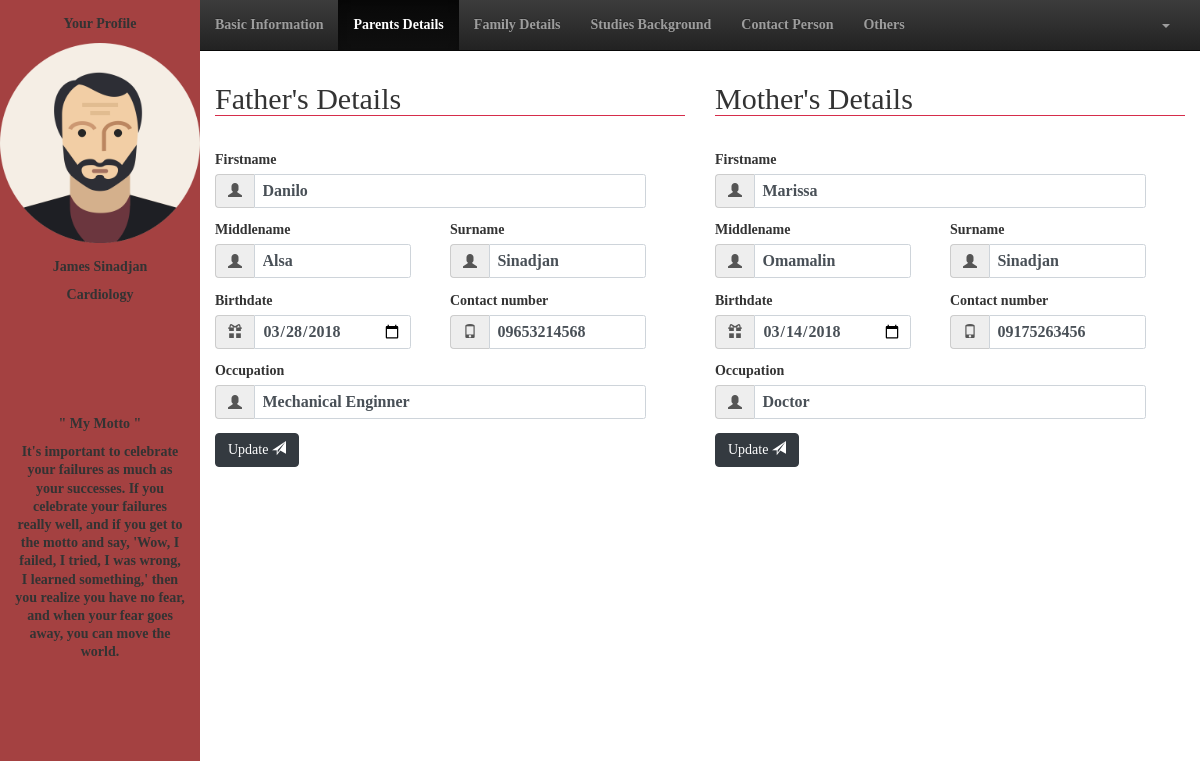
The page /user/parentsdetails.php?id=6 (signed in) on the database as committed earlier.
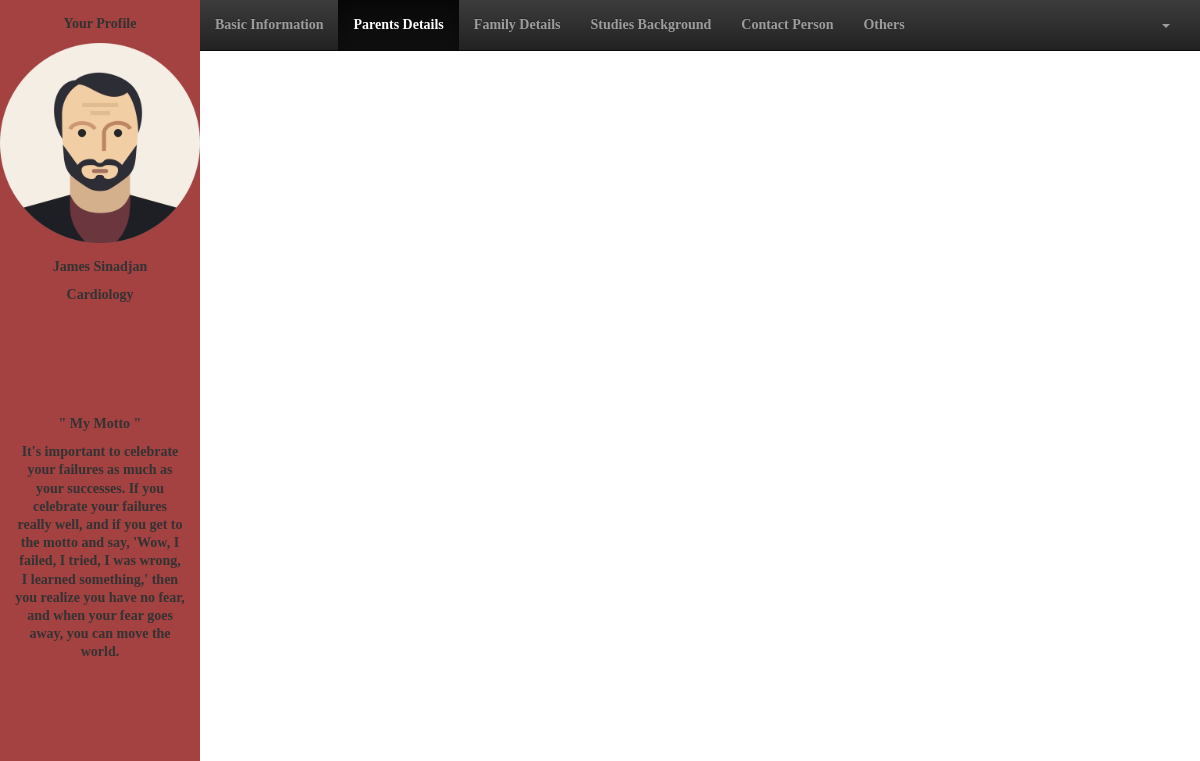
The same page on the database as committed later.
### tables this page shows
CREATE TABLE `staff` (
  `staff_id` bigint(20) NOT NULL,
  `fname` varchar(50) NOT NULL,
  `mname` varchar(50) DEFAULT NULL,
  `lname` varchar(50) NOT NULL,
  `birthdate` date NOT NULL,
  `cellnum` varchar(50) NOT NULL,
  `telnum` varchar(50) DEFAULT NULL,
  `email` varchar(50) NOT NULL,
  `status` varchar(50) NOT NULL,
  `gender` varchar(50) NOT NULL,
  `type` varchar(50) NOT NULL,
  `department` varchar(50) NOT NULL,
  `password` varchar(50) NOT NULL
);

CREATE TABLE `family_details` (
  `staff_id` bigint(20) DEFAULT NULL,
  `fathers_fname` varchar(50) DEFAULT NULL,
  `fathers_mname` varchar(50) NOT NULL,
  `fathers_lname` varchar(50) NOT NULL,
  `mothers_fname` varchar(50) DEFAULT NULL,
  `mothers_mname` varchar(50) NOT NULL,
  `mothers_lname` varchar(50) NOT NULL,
  `fathers_birthdate` date DEFAULT NULL,
  `mothers_birthdate` date DEFAULT NULL,
  `fathers_occupation` varchar(50) NOT NULL,
  `mothers_occupation` varchar(50) NOT NULL,
  `fathers_contnum` varchar(50) NOT NULL,
  `mothers_contnum` varchar(50) NOT NULL,
  `status` varchar(50) NOT NULL,
  `siblings` int(11) DEFAULT NULL,
  `spouse_fname` varchar(50) DEFAULT NULL,
  `spouse_mname` varchar(50) NOT NULL,
  `spouse_lname` varchar(50) NOT NULL,
  `spouse_birthdate` date NOT NULL,
  `spouse_contnum` varchar(50) NOT NULL,
  `spouse_occupation` varchar(50) NOT NULL,
  `numOfChildren` int(11) DEFAULT NULL
);

### user/parentsdetails.php (the view, shortened to what the changed rows need)
<!DOCTYPE html>
	<html lang="en">
	<head>
		<link rel="stylesheet" href="css/bootstrap.css">
		<link rel="stylesheet" href="css/stylesheet.css">
		<link rel="stylesheet" href="css/bootstrap-theme.css">
	</head>
	<body>
		<div class="col-2">
			<div class="row-12 sidebar">
				<div class="row-6">
					<?php
						$space = " ";
						$id = $_GET['id'];
						include_once("action/session.php");
						$query = "SELECT * FROM staff WHERE staff_id = '$id'";
						$result = mysqli_query($connect,$query);
						if(mysqli_num_rows($result) > 0){
							while($row = mysqli_fetch_assoc($result)):
					?>
					<form action="">
						<div class="row-2 container text-center">
							<p>Your Profile</p>
						</div>
						<div class="row-7 text-center">
							<img src="img/avatar.png" alt="" style="width: 200px; height: 200px;">
						</div>
						<div class="row-3 container text-center">
							<p><?php echo $row['fname'].$space.$row['lname'] ?></p>
							<p><?php echo $row['department'] ?></p>
						</div>
					</form>
					<?php endwhile;} ?>
				</div>
			</div>
		</div>
		<div class="col-10">
			<div class="row-10">
				<div class="col-6">
					<form class="row-12" action="action/update_parentsdetails.php<?php echo '?id='.$_GET['id'].''?>" method="post">
						<div class="row-6">
							<?php
								$id = $_GET['id'];
								include_once("action/session.php");
								$query = "SELECT * FROM family_details WHERE staff_id = '$id'";
								$result = mysqli_query($connect,$query);
								if(mysqli_num_rows($result) > 0){
									while($row = mysqli_fetch_assoc($result)):
							?>
							<div class="container form-group">
								<legend><h2>Father's Details</h2></legend>
							</div>
							<div class="container row-2 form-group" style="margin-bottom: 15px;">
								<div class=" col-11">
									<label for="">Firstname</label>
									<div class="input-group">
										<span class="input-group-addon"><i class="glyphicon glyphicon-user"></i></span>
										<input class="form-control" type="text" required placeholder="firstname" name="fname" value="<?php echo $row['fathers_fname'] ?>">
									</div>
								</div>
							</div>
							<div class="container row-2 form-group" style="margin-bottom: 15px;">
								<div class=" col-5">
									<label for="">Middlename</label>
									<div class="input-group">
										<span class="input-group-addon"><i class="glyphicon glyphicon-user"></i></span>
										<input class="form-control" type="text" required placeholder="middlename" name="mname" value="<?php echo $row['fathers_mname'] ?>">
									</div>
								</div>
								<div class="col-1"></div>
								<div class="col-5">
									<label for="">Surname</label>
									<div class="input-group">
										<span class="input-group-addon"><i class="glyphicon glyphicon-user"></i></span>
										<input class="form-control" type="text" required placeholder="surname" name="sname" value="<?php echo $row['fathers_lname'] ?>">
									</div>
								</div>
							</div>
							<div class="container row-2 form-group" style="margin-bottom: 15px;">
								<div class="col-5">
									<label for="">Birthdate</label>
									<div class="input-group">
										<span class="input-group-addon"><i class="glyphicon glyphicon-gift"></i></span>
										<input class="form-control" type="date" name="dob" required value="<?php echo $row['fathers_birthdate'] ?>">
									</div>
								</div>
								<div class="col-1"></div>
								<div class="col-5">
									<label for="">Contact number</label>
									<div class="input-group">
										<span class="input-group-addon"><i class="glyphicon glyphicon-phone"></i></span>
										<input class="form-control" type="text" name="contnum" required placeholder="+639 *** ****" value="<?php echo $row['fathers_contnum'] ?>">
									</div>
								</div>
							</div>
							<div class="container row-2 form-group" style="margin-bottom: 15px;">
								<div class=" col-11">
									<label for="">Occupation</label>
									<div class="input-group">
										<span class="input-group-addon"><i class="glyphicon glyphicon-user"></i></span>
										<input class="form-control" type="text" name="occupation" required placeholder="occupation" value="<?php echo $row['fathers_occupation'] ?>">
									</div>
								</div>
							</div>
							<div class="container row-1 form-group" style="margin-bottom: 15px;">
								<button class="btn btn-dark" type="submit" name="father_update" data-toggle="modal" data-target="#update">Update  <span class="glyphicon glyphicon-send"></span></button>
							</div>
							<?php endwhile;} ?>
						</div>
					</form>
				</div>
				<div class="col-6">
					<form class="row-12" action="action/update_parentsdetails.php<?php echo '?id='.$_GET['id'].''?>" method="post">
						<div class="row-6">
							<?php
								$id = $_GET['id'];
								include_once("action/session.php");
								$query = "SELECT * FROM family_details WHERE staff_id = '$id'";
								$result = mysqli_query($connect,$query);
								if(mysqli_num_rows($result) > 0){
									while($row = mysqli_fetch_assoc($result)):
							?>
							<div class="container form-group">
								<legend><h2>Mother's Details</h2></legend>
							</div>
							<div class="container row-2 form-group" style="margin-bottom: 15px;">
								<div class=" col-11">
									<label for="">Firstname</label>
									<div class="input-group">
										<span class="input-group-addon"><i class="glyphicon glyphicon-user"></i></span>
										<input class="form-control" type="text" required placeholder="firstname" name="fname" value="<?php echo $row['mothers_fname'] ?>">
									</div>
								</div>
							</div>
							<div class="container row-2 form-group" style="margin-bottom: 15px;">
								<div class=" col-5">
									<label for="">Middlename</label>
									<div class="input-group">
										<span class="input-group-addon"><i class="glyphicon glyphicon-user"></i></span>
										<input class="form-control" type="text" required placeholder="middlename" name="mname" value="<?php echo $row['mothers_mname'] ?>">
									</div>
								</div>
								<div class="col-1"></div>
								<div class=" col-5">
									<label for="">Surname</label>
									<div class="input-group">
										<span class="input-group-addon"><i class="glyphicon glyphicon-user"></i></span>
										<input class="form-control" type="text" required placeholder="surname" name="sname" value="<?php echo $row['mothers_lname'] ?>">
									</div>
								</div>
							</div>
							<div class="container row-2 form-group" style="margin-bottom: 15px;">
								<div class="col-5">
									<label for="">Birthdate</label>
									<div class="input-group">
										<span class="input-group-addon"><i class="glyphicon glyphicon-gift"></i></span>
										<input class="form-control" type="date" required name="dob" value="<?php echo $row['mothers_birthdate'] ?>">
									</div>
								</div>
								<div class="col-1"></div>
								<div class="col-5">
									<label for="">Contact number</label>
									<div class="input-group">
										<span class="input-group-addon"><i class="glyphicon glyphicon-phone"></i></span>
										<input class="form-control" type="text" name="contnum" required placeholder="+639 *** ****" value="<?php echo $row['mothers_contnum'] ?>">
									</div>
								</div>
							</div>
							<div class="container row-2 form-group" style="margin-bottom: 15px;">
								<div class=" col-11">
									<label for="">Occupation</label>
									<div class="input-group">
										<span class="input-group-addon"><i class="glyphicon glyphicon-user"></i></span>
										<input class="form-control" type="text" name="occupation" required placeholder="occupation" value="<?php echo $row['mothers_occupation'] ?>">
									</div>
								</div>
							</div>
							<div class="container row-1 form-group" style="margin-bottom: 15px;">
								<button class="btn btn-dark" type="submit" name="mother_update" data-toggle="modal" data-target="#update">Update  <span class="glyphicon glyphicon-send"></span></button>
							</div>
							<?php endwhile;} ?>
						</div>
					</form>
				</div>
			</div>
		</div>
	</body>
</html>

Rows that differ between the two databases and show on the page:
removed family_details: fname "Danilo", mname "Alsa", sname "Sinadjan", dob "03/28/2018", contnum "09653214568", occupation "Mechanical Enginner", fname "Marissa", mname "Omamalin", dob "03/14/2018", contnum "09175263456", occupation "Doctor"
